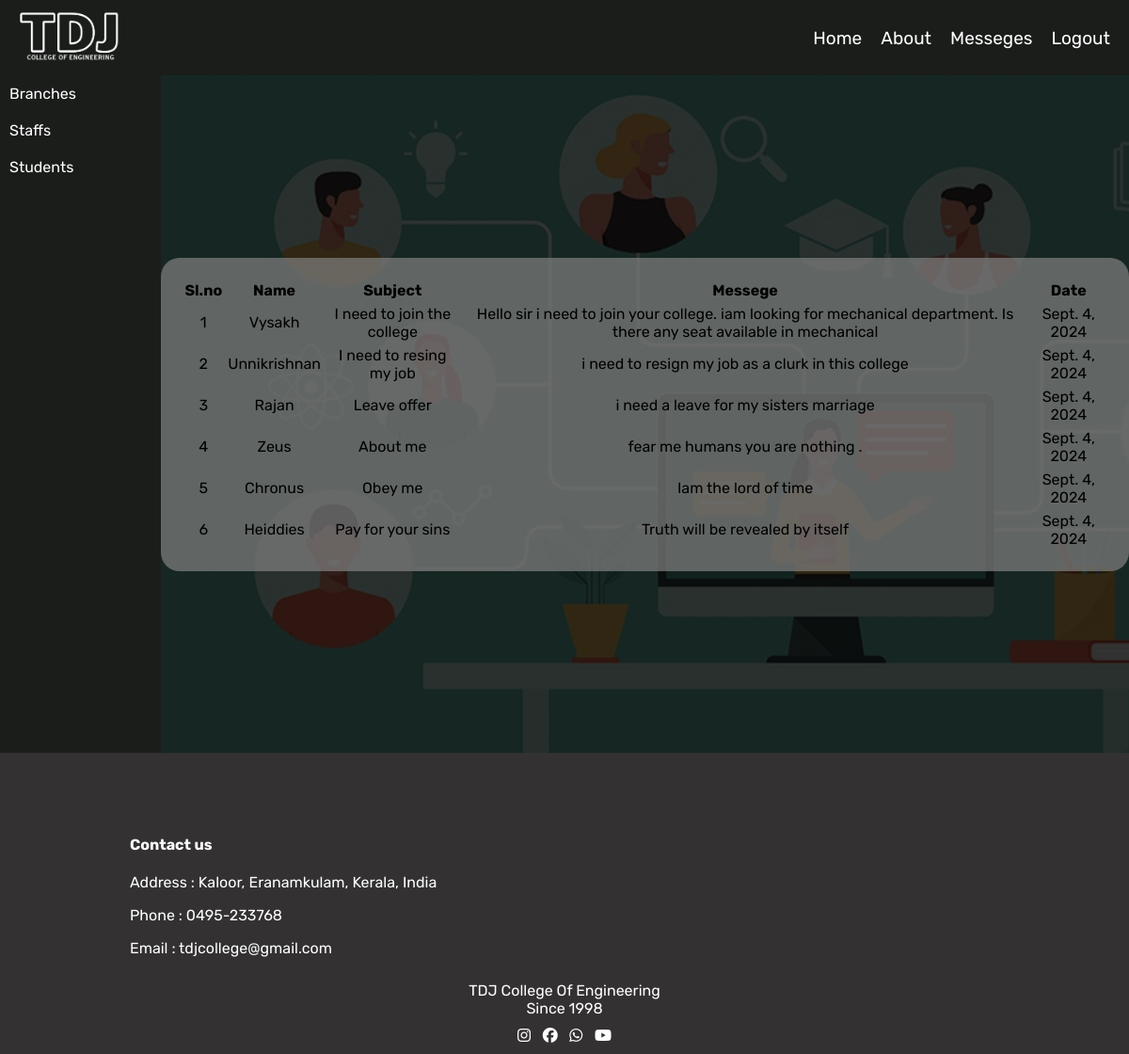
Before: /admin_viewmessege (signed in) with the older database file.
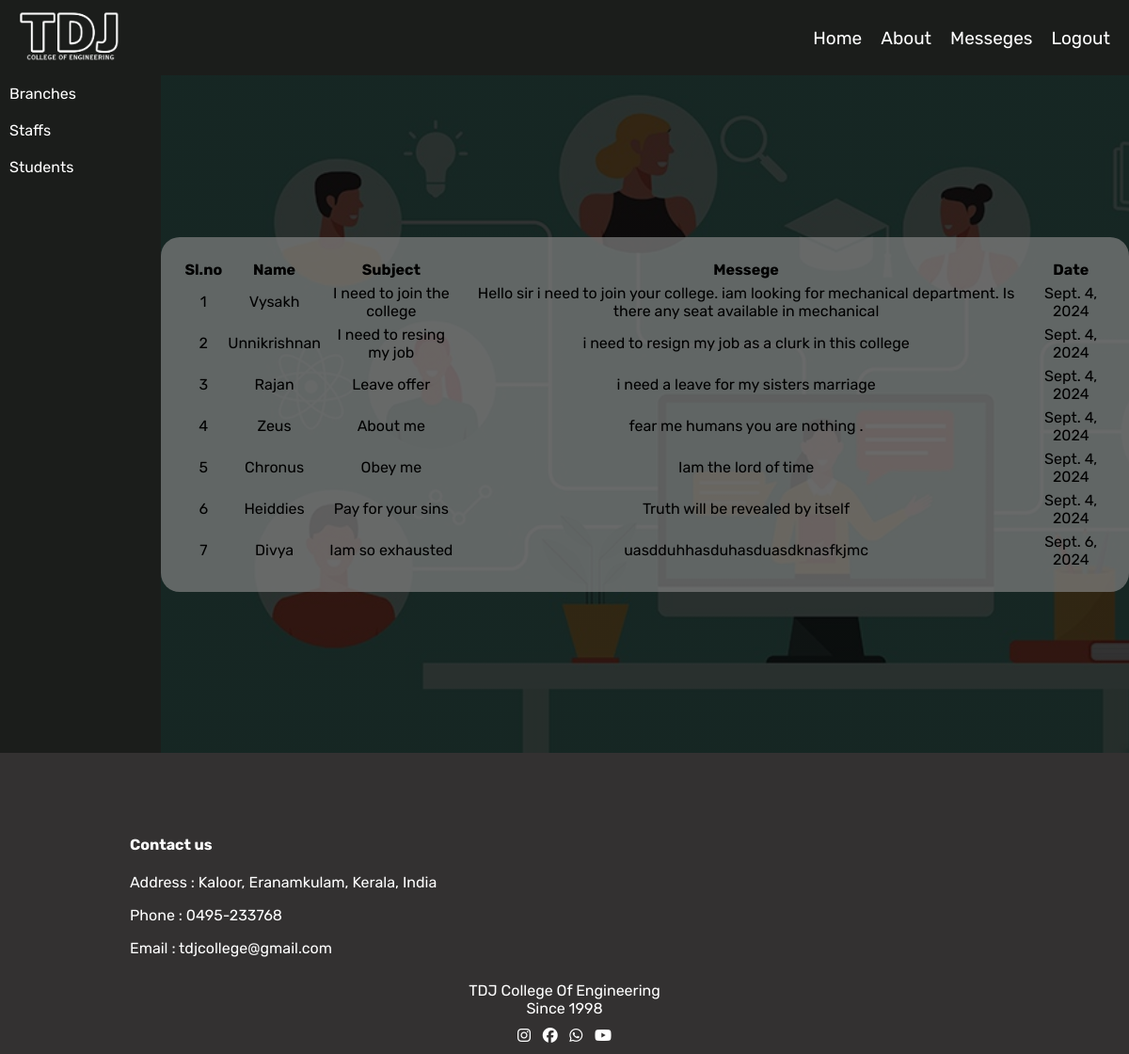
After: the same page with the newer database file.
### app/models.py (models this page shows)
class messeges(models.Model):
    name=models.TextField()
    time=models.TimeField()
    date=models.DateField()
    subject=models.TextField()
    messege=models.TextField()
    read=models.BooleanField(default=False)

### app/views.py (the view)
# urls.py: path('admin_viewmessege',views.admin_viewmessege),
def admin_viewmessege(request):
    if 'adm' in request.session:
        messege=messeges.objects.all()
        messeges.objects.update(read=True)
        print(messege)
    return render(request,'admin/admin_viewmesseges.html',{'messeges':messege,'msg_count':countmsg(request)})

### app/views.py (called while the page is built)
def countmsg(request):
    u_msgs=messeges.objects.filter(read=False)
    msg_len=len(u_msgs)
    return msg_len

### templates/admin/admin_viewmesseges.html (shortened to what this page needs)
<!DOCTYPE html>
<html lang="en">
<head>
    {% load static %}
    <link rel="stylesheet" href="{% static 'css/index.css' %}">
</head>
<body>
    <div class="main">
        <div class="nav">
            <div class="navigation">
                <div class="logo">
                    <a href="../admin_index"><img src="{% static 'images/clogo.png' %}" alt=""></a>
                </div>
                <div class="links">
                    <ul>
                        <a href="../admin_index" class="service"><li>Home</li></a>
                        <a href="" class="service"><li>About</li></a>
                        <a href="../admin_viewmessege" class="service"><li>Messeges</li>{% if msg_count is 0 %}{% else %} <p id="msgcount">{{msg_count}}</p>{% endif %}</a>
                        <a href="../adm_logout" class="service"><li>Logout</li></a>
                    </ul>
                </div>
            </div>
        </div>
        <div class="admin_main">
            <div class="admin_part1">
                <a href="../admbranch"><div class="nav1">
                    Branches
                </div></a>
                <a href="../admstaff"><div class="nav1">
                    Staffs
                </div></a>
                <a href="../viewstudents"><div class="nav1">
                    Students
                </div></a>
            </div>
            <div class="admin_part2 admin">
                <div class="cntr">
                    <table cellspacing="4px">
                        <tr>
                            <th>Sl.no</th>
                            <th>Name</th>
                            <th>Subject</th>
                            <th>Messege</th>
                            <th>Date</th>
                        </tr>
                        {% for i in messeges %}
                        <tr>
                            <td>{{forloop.counter}}</td>
                            <td>{{i.name}}</td>
                            <td>{{i.subject}}</td>
                            <td>{{i.messege}}</td>
                            <td>{{i.date}}</td>
                        </tr>
                        {% endfor %}
                    </table>
                </div>
            </div>
            <div class="messege1"  id="messegediv">
            </div>
            </div>
           </div>
        <footer style="margin: 0px;">
            <div class="contact">
                <h4>Contact us</h4>
                <p>Address : Kaloor, Eranamkulam, Kerala, India</p>
                <p>Phone : 0495-233768</p>
                <p>Email : tdjcollege@gmail.com</p>
            </div>
            <div class="clg_name">
                <p>TDJ College Of Engineering</p>
                <p>Since 1998</p>
            </div>
            <div class="icons">
                <div class="icon"><i class="fa-brands fa-instagram"></i></div>
                <div class="icon"><i class="fa-brands fa-facebook"></i></div>
                <div class="icon"><i class="fa-brands fa-whatsapp"></i></div>
                <div class="icon"><i class="fa-brands fa-youtube"></i></div>
            </div>
        </footer>
</body>
</html>

Changed rows visible on the page:
added messeges: name "Divya", subject "Iam so exhausted", messege "uasdduhhasduhasduasdknasfkjmc", date "Sept. 6, 2024"
